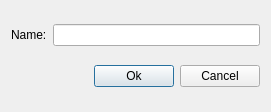
<?xml version="1.0" encoding="UTF-8"?>
<ui version="4.0">
 <class>Dialog</class>
 <widget class="QDialog" name="Dialog">
  <property name="geometry">
   <rect>
    <x>0</x>
    <y>0</y>
    <width>271</width>
    <height>112</height>
   </rect>
  </property>
  <property name="windowTitle">
   <string>Dialog</string>
  </property>
  <layout class="QVBoxLayout" name="verticalLayout">
   <item>
    <layout class="QHBoxLayout" name="horizontalLayout">
     <item>
      <widget class="QLabel" name="label">
       <property name="text">
        <string>Name:</string>
       </property>
       <property name="buddy">
        <cstring>lineEdit</cstring>
       </property>
      </widget>
     </item>
     <item>
      <widget class="QLineEdit" name="lineEdit"/>
     </item>
    </layout>
   </item>
   <item>
    <layout class="QHBoxLayout" name="horizontalLayout_2">
     <item>
      <spacer name="horizontalSpacer">
       <property name="orientation">
        <enum>Qt::Horizontal</enum>
       </property>
       <property name="sizeHint" stdset="0">
        <size>
         <width>40</width>
         <height>20</height>
        </size>
       </property>
      </spacer>
     </item>
     <item>
      <widget class="QPushButton" name="pushButton">
       <property name="text">
        <string>Ok</string>
       </property>
      </widget>
     </item>
     <item>
      <widget class="QPushButton" name="pushButton_2">
       <property name="text">
        <string>Cancel</string>
       </property>
      </widget>
     </item>
    </layout>
   </item>
  </layout>
 </widget>
 <layoutdefault spacing="6" margin="11"/>
 <tabstops>
  <tabstop>pushButton</tabstop>
  <tabstop>pushButton_2</tabstop>
  <tabstop>lineEdit</tabstop>
 </tabstops>
 <resources/>
 <connections>
  <connection>
   <sender>pushButton_2</sender>
   <signal>clicked()</signal>
   <receiver>Dialog</receiver>
   <slot>close()</slot>
   <hints>
    <hint type="sourcelabel">
     <x>204</x>
     <y>82</y>
    </hint>
    <hint type="destinationlabel">
     <x>244</x>
     <y>104</y>
    </hint>
   </hints>
  </connection>
  <connection>
   <sender>pushButton</sender>
   <signal>clicked()</signal>
   <receiver>Dialog</receiver>
   <slot>accept()</slot>
   <hints>
    <hint type="sourcelabel">
     <x>140</x>
     <y>82</y>
    </hint>
    <hint type="destinationlabel">
     <x>57</x>
     <y>96</y>
    </hint>
   </hints>
  </connection>
 </connections>
</ui>
